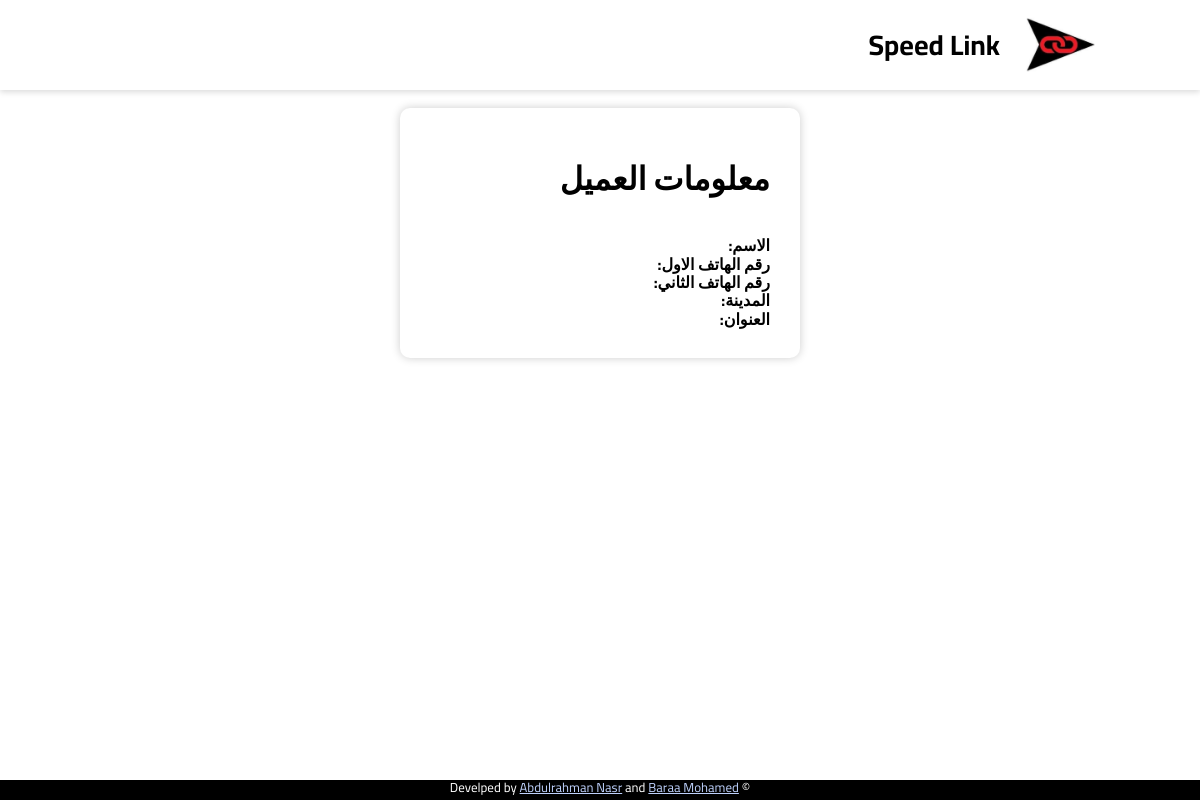
/track/890740016311666, run on an earlier commit of the app's database.
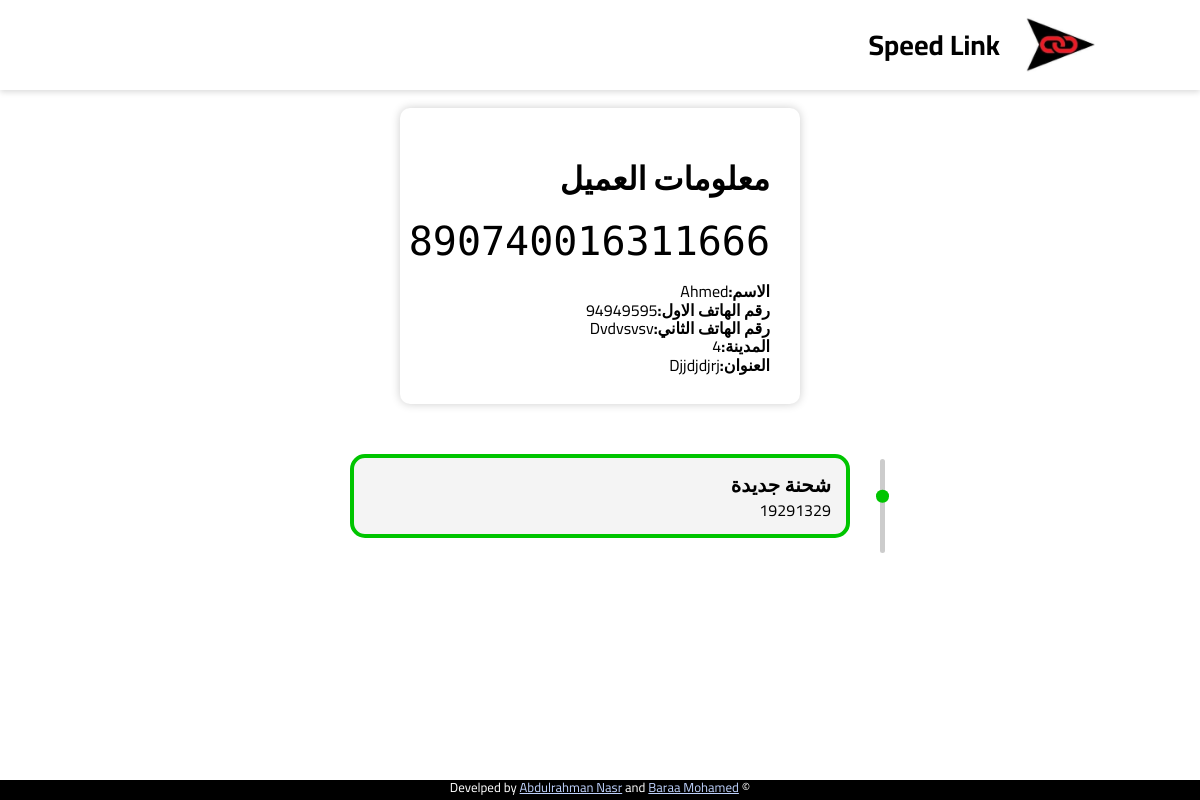
And on a later commit of the database.
### app.py (models this page shows)
class Shipment(db.Model):
    id = db.Column(db.Integer, primary_key=True)
    barcode = db.Column(db.String(15))
    shipper_username = db.Column(db.Integer)
    status = db.Column(db.String(50))
    delivery_id = db.Column(db.Integer)
    shipper_name = db.Column(db.String(100))
    shipper_phone_1 = db.Column(db.String(11))
    shipper_phone_2 = db.Column(db.String(11))
    shipper_address = db.Column(db.String(200))
    shipper_city = db.Column(db.String(100))
    shipper_wallet_code = db.Column(db.String(15))
    shipper_note = db.Column(db.Text)
    recipient_name = db.Column(db.String(100))
    recipient_phone_1 = db.Column(db.String(15))
    recipient_phone_2 = db.Column(db.String(15))
    recipient_address = db.Column(db.String(200))
    recipient_city = db.Column(db.String(100))
    recipient_note = db.Column(db.Text)
    pprice = db.Column(db.Integer)
    dprice = db.Column(db.Integer)
    tprice = db.Column(db.Integer)
    shipment_status = db.Column(db.String(100))
    date = db.Column(db.String(23))
    accepted = db.Column(db.Boolean)
    delivery_date = db.Column(db.String(20))
    aws_code = db.Column(db.String(25))
    how = db.Column(db.String(25))

class ShippingDetail(db.Model):
    id = db.Column(db.Integer, primary_key=True)
    barcode = db.Column(db.String(15))
    shipment_id = db.Column(db.Integer)
    delivery_id = db.Column(db.Integer)
    state = db.Column(db.String(100))
    created_at = db.Column(db.String(23))

### app.py (the view)
@app.route('/track/<int:barcode>')
def track(barcode):
    info = Shipment.query.filter_by(barcode=barcode).first()
    Detail = ShippingDetail.query.filter_by(barcode=barcode).all()
    Detail = Detail[::-1]
    return render_template('product.html',info=info,D=Detail)

### templates/product.html (shortened to what this page needs)
<!DOCTYPE html>
<html lang="en">
<head>
    <link rel="stylesheet" href="{{ url_for('static',filename='css/style.css') }}" />
    <link rel="stylesheet" href="{{ url_for('static',filename='css/product.css') }}" />
    <link href="https://fonts.cdnfonts.com/css/barcode-font" rel="stylesheet">
    <link rel="stylesheet" href="https://cdnjs.cloudflare.com/ajax/libs/normalize/8.0.1/normalize.min.css"
    />
</head>
<body dir="rtl">
    <div class="container">
        <header class="header">
            <div class="logo">
                <img src="{{ url_for('static',filename='images/logo.jpg')}}" alt="Speed Link Logo" />
                <h1 class="name">Speed Link</h1>
            </div>
        </header>
        <br>
        <center>
            <div class="section">
                <h1>معلومات العميل</h1>
                <div class="barcode">
                    <p>{{ info.barcode }}</p>
                </div>
                <br>
                <p><strong>الاسم:</strong>{{ info.recipient_name }}</p>
                <p><strong>رقم الهاتف الاول:</strong>{{ info.recipient_phone_1 }}</p>
                <p><strong>رقم الهاتف الثاني:</strong>{{ info.recipient_phone_2 }}</p>
                <p><strong>المدينة:</strong>{{ info.recipient_city }}</p>
                <p><strong>العنوان:</strong>{{ info.recipient_address }}</p>
            </div>
        </center>
        <div class="status-list">
            {% for s in D %}
            <div class="status-item {% if s.state == info.shipment_status %}active{% endif %}">
                <div class="status-content">
                    <h3>{{ s.state }}</h3>
                    <p>{{ s.created_at }}</p>
                </div>
            </div>
            {% endfor %}
        </div>
        <center>
            <footer class="footer">
                <p>
                    &copy; Develped by
                    <a href="#">Abdulrahman Nasr</a> and
                    <a href="#">Baraa Mohamed</a>
                </p>
            </footer>
        </center>
    </div>
</body>
</html>

What changed in the data, as far as the page shows it:
added Shipment: barcode "890740016311666", recipient_name "Ahmed", recipient_phone_1 "94949595", recipient_phone_2 "Dvdvsvsv", recipient_city "4", recipient_address "Djjdjdjrj"
added ShippingDetail: state "شحنة جديدة", created_at "19291329"
